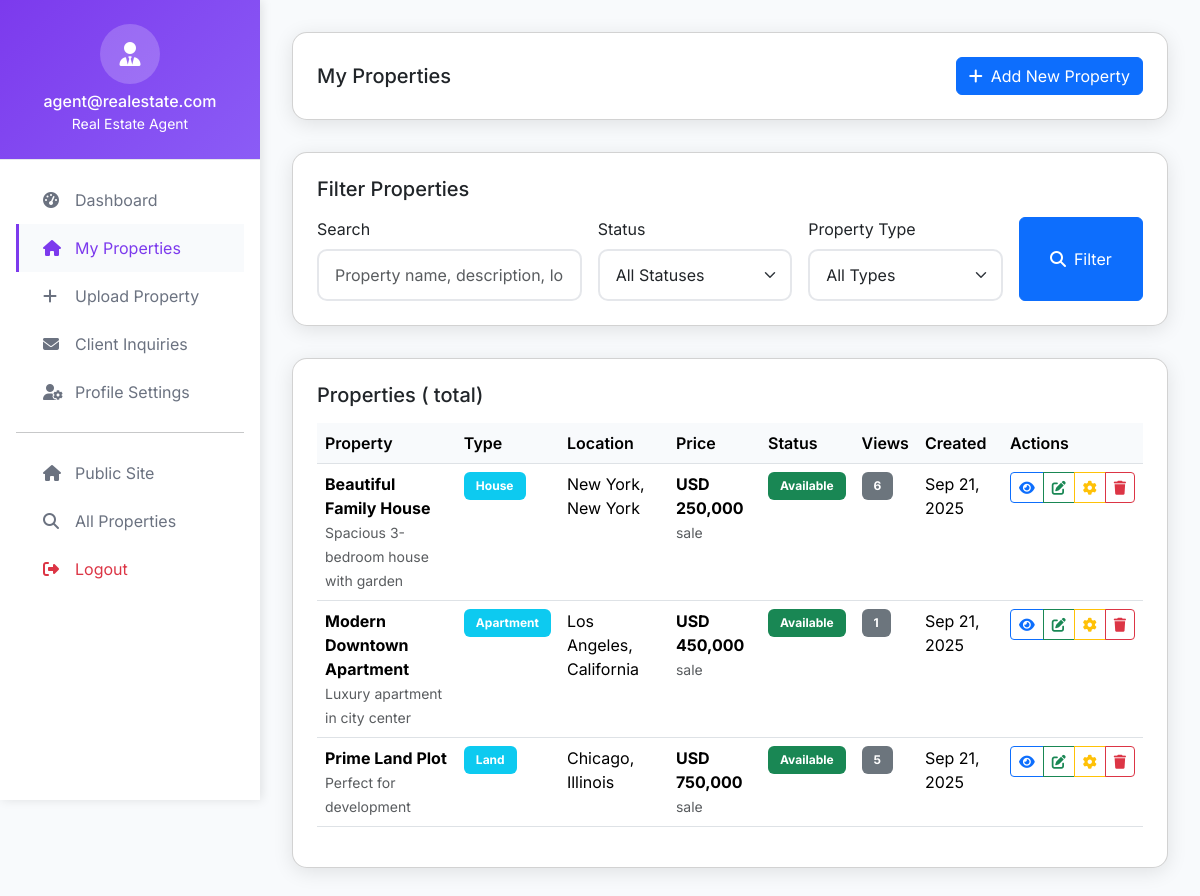
The app's page /agent/properties.php (signed in) with its own data.
### tables this page shows
CREATE TABLE `properties` (
  `id` int(11) NOT NULL AUTO_INCREMENT,
  `propertiesname` varchar(200) NOT NULL,
  `slug` varchar(220) DEFAULT NULL,
  `description` text DEFAULT NULL,
  `price_id` int(11) NOT NULL,
  `user_id` int(11) NOT NULL,
  `property_type_id` int(11) NOT NULL,
  `location_id` int(11) NOT NULL,
  `status` enum('available','sold','rented','pending','inactive') DEFAULT 'available',
  `status_reason` varchar(255) DEFAULT NULL,
  `bedrooms` int(11) DEFAULT 0,
  `bathrooms` int(11) DEFAULT 0,
  `area_sqft` int(11) DEFAULT NULL,
  `year_built` year(4) DEFAULT NULL,
  `parking_spaces` int(11) DEFAULT 0,
  `images` text DEFAULT NULL,
  `video_url` varchar(500) DEFAULT NULL,
  `virtual_tour_url` varchar(500) DEFAULT NULL,
  `floor_plan_url` varchar(500) DEFAULT NULL,
  `energy_rating` varchar(10) DEFAULT NULL,
  `features` longtext DEFAULT NULL CHECK (json_valid(`features`)),
  `address_details` text DEFAULT NULL,
  `hoa_fees` decimal(10,2) DEFAULT NULL,
  `property_tax` decimal(10,2) DEFAULT NULL,
  `insurance_cost` decimal(10,2) DEFAULT NULL,
  `mls_number` varchar(50) DEFAULT NULL,
  `listing_date` date DEFAULT NULL,
  `open_house_date` date DEFAULT NULL,
  `open_house_time` time DEFAULT NULL,
  `is_featured` tinyint(1) DEFAULT 0,
  `views_count` int(11) DEFAULT 0,
  `created_at` timestamp NOT NULL DEFAULT current_timestamp(),
  `updated_at` timestamp NOT NULL DEFAULT current_timestamp() ON UPDATE current_timestamp(),
  PRIMARY KEY (`id`),
  UNIQUE KEY `uk_slug` (`slug`),
  KEY `idx_user` (`user_id`),
  KEY `idx_property_type` (`property_type_id`),
  KEY `idx_location` (`location_id`),
  KEY `idx_price` (`price_id`),
  KEY `idx_status` (`status`),
  KEY `idx_featured` (`is_featured`),
  KEY `idx_status_featured` (`status`, `is_featured`),
  KEY `idx_type_location` (`property_type_id`, `location_id`),
  KEY `idx_price_bedrooms` (`price_id`, `bedrooms`),
  KEY `idx_search_filter` (`status`, `property_type_id`, `location_id`, `price_id`),
  KEY `idx_property_details` (`bedrooms`, `bathrooms`, `area_sqft`),
  KEY `idx_listing_date` (`listing_date`, `created_at`),
  FULLTEXT KEY `ft_search` (`propertiesname`, `description`)
);

CREATE TABLE `property_types` (
  `id` int(11) NOT NULL AUTO_INCREMENT,
  `type_name` varchar(50) NOT NULL,
  `description` text DEFAULT NULL,
  `icon` varchar(100) DEFAULT NULL,
  `sort_order` int(11) DEFAULT 0,
  `is_active` tinyint(1) DEFAULT 1,
  `created_at` timestamp NOT NULL DEFAULT current_timestamp(),
  PRIMARY KEY (`id`),
  UNIQUE KEY `uk_type_name` (`type_name`)
);

CREATE TABLE `locations` (
  `id` int(11) NOT NULL AUTO_INCREMENT,
  `city` varchar(100) NOT NULL,
  `region` varchar(100) NOT NULL,
  `country` varchar(100) DEFAULT 'USA',
  `postal_code` varchar(20) DEFAULT NULL,
  `latitude` decimal(10,8) DEFAULT NULL,
  `longitude` decimal(11,8) DEFAULT NULL,
  `is_active` tinyint(1) DEFAULT 1,
  `created_at` timestamp NOT NULL DEFAULT current_timestamp(),
  PRIMARY KEY (`id`),
  UNIQUE KEY `uk_location` (`city`, `region`, `country`),
  KEY `idx_city` (`city`)
);

CREATE TABLE `prices` (
  `id` int(11) NOT NULL AUTO_INCREMENT,
  `amount` decimal(15,2) NOT NULL,
  `currency` varchar(3) DEFAULT 'USD',
  `price_type` enum('sale','rent_monthly','rent_weekly','rent_daily') DEFAULT 'sale',
  `is_negotiable` tinyint(1) DEFAULT 1,
  `created_at` timestamp NOT NULL DEFAULT current_timestamp(),
  `updated_at` timestamp NOT NULL DEFAULT current_timestamp() ON UPDATE current_timestamp(),
  PRIMARY KEY (`id`),
  KEY `idx_amount` (`amount`),
  KEY `idx_price_type` (`price_type`)
);

### agent/properties.php (the view, shortened to what this page needs)
<?php
include('../Database/connection.php');
$user_id = getUserId();
$search = isset($_GET['search']) ? trim($_GET['search']) : '';
$page = isset($_GET['page']) ? (int)$_GET['page'] : 1;
$per_page = 10;
$sql = "SELECT p.id, p.propertiesname, p.description, p.status, p.is_featured, p.views_count, p.created_at, p.updated_at,
               pr.amount as price, pr.currency, pr.price_type,
               pt.type_name as property_type,
               l.city, l.region, l.country
        FROM properties p
        JOIN prices pr ON p.price_id = pr.id
        JOIN property_types pt ON p.property_type_id = pt.id
        JOIN locations l ON p.location_id = l.id
        WHERE p.user_id = ?";
$types = 'i';
$values = [$user_id];
$sql .= " ORDER BY p.created_at DESC";
$count_sql = str_replace("SELECT p.id, p.propertiesname, p.description, p.status, p.is_featured, p.views_count, p.created_at, p.updated_at, pr.amount as price, pr.currency, pr.price_type, pt.type_name as property_type, l.city, l.region, l.country", "SELECT COUNT(*) as total", $sql);
$total_properties = 0;
if ($count_stmt = $conn->prepare($count_sql)) {
    if (!empty($values)) {
        $refs = [];
        foreach ($values as $key => $val) $refs[$key] = &$values[$key];
        array_unshift($refs, $types);
        call_user_func_array([$count_stmt, 'bind_param'], $refs);
    }
    $count_stmt->execute();
    $count_result = $count_stmt->get_result();
    if ($count_result) {
        $total_properties = $count_result->fetch_assoc()['total'];
    }
}
$offset = ($page - 1) * $per_page;
$sql .= " LIMIT $per_page OFFSET $offset";
$properties = [];
if ($stmt = $conn->prepare($sql)) {
    if (!empty($values)) {
        $refs = [];
        foreach ($values as $key => $val) $refs[$key] = &$values[$key];
        array_unshift($refs, $types);
        call_user_func_array([$stmt, 'bind_param'], $refs);
    }
    $stmt->execute();
    $result = $stmt->get_result();
    if ($result) {
        $properties = $result->fetch_all(MYSQLI_ASSOC);
    }
}
?>
<!DOCTYPE html>
<html lang="en">
<head>
    <link rel="stylesheet" href="../bootstrap-5.3.7-dist/css/bootstrap.min.css">
    <link rel="stylesheet" href="https://cdnjs.cloudflare.com/ajax/libs/font-awesome/6.5.0/css/all.min.css">
</head>
<body>
<?php include('includes/agent_nav.php'); ?>
<div class="main-content">
    <div class="card">
        <div class="d-flex justify-content-between align-items-center">
            <h5 class="mb-0">My Properties</h5>
            <div>
                <a href="upload_property.php" class="btn btn-primary">
                    <i class="fas fa-plus me-2"></i>Add New Property
                </a>
            </div>
        </div>
    </div>
    <div class="card">
        <h5 class="mb-3">Filter Properties</h5>
        <form method="GET" class="row g-3">
            <div class="col-md-4">
                <label for="search" class="form-label">Search</label>
                <input type="text" name="search" value="<?= htmlspecialchars($search); ?>" class="form-control" placeholder="Property name, description, location">
            </div>
            <div class="col-md-3">
                <label for="status" class="form-label">Status</label>
                <select name="status" class="form-select">
                    <option value="">All Statuses</option>
                </select>
            </div>
            <div class="col-md-3">
                <label for="type" class="form-label">Property Type</label>
                <select name="type" class="form-select">
                    <option value="">All Types</option>
                </select>
            </div>
            <div class="col-md-2 d-grid">
                <button type="submit" class="btn btn-primary">
                    <i class="fas fa-search me-2"></i>Filter
                </button>
            </div>
        </form>
    </div>
    <div class="card">
        <h5 class="mb-3">Properties (<?= $total_properties; ?> total)</h5>
        <div class="table-responsive">
            <table class="table table-hover">
                <thead>
                    <tr>
                        <th>Property</th>
                        <th>Type</th>
                        <th>Location</th>
                        <th>Price</th>
                        <th>Status</th>
                        <th>Views</th>
                        <th>Created</th>
                        <th>Actions</th>
                    </tr>
                </thead>
                <tbody>
                    <?php if (!empty($properties)): ?>
                        <?php foreach ($properties as $property): ?>
                            <tr>
                                <td>
                                    <div>
                                        <strong><?= htmlspecialchars($property['propertiesname']); ?></strong>
                                        <br>
                                        <small class="text-muted"><?= htmlspecialchars(substr($property['description'], 0, 50)) . (strlen($property['description']) > 50 ? '...' : ''); ?></small>
                                    </div>
                                </td>
                                <td>
                                    <span class="badge bg-info"><?= htmlspecialchars($property['property_type']); ?></span>
                                </td>
                                <td>
                                    <?= htmlspecialchars($property['city'] . ', ' . $property['region']); ?>
                                </td>
                                <td>
                                    <strong><?= htmlspecialchars($property['currency']); ?> <?= number_format($property['price']); ?></strong>
                                    <br>
                                    <small class="text-muted"><?= htmlspecialchars($property['price_type']); ?></small>
                                </td>
                                <td>
                                    <span class="badge bg-<?= $property['status'] === 'available' ? 'success' : ($property['status'] === 'sold' ? 'danger' : ($property['status'] === 'pending' ? 'warning' : 'secondary')); ?>">
                                        <?= ucfirst($property['status']); ?>
                                    </span>
                                </td>
                                <td>
                                    <span class="badge bg-secondary"><?= $property['views_count']; ?></span>
                                </td>
                                <td>
                                    <?= date('M j, Y', strtotime($property['created_at'])); ?>
                                </td>
                                <td>
                                    <div class="btn-group" role="group">
                                        <a href="../property_details.php?id=<?= $property['id']; ?>" class="btn btn-sm btn-outline-primary" target="_blank">
                                            <i class="fas fa-eye"></i>
                                        </a>
                                        <a href="edit_property.php?id=<?= $property['id']; ?>" class="btn btn-sm btn-outline-success">
                                            <i class="fas fa-edit"></i>
                                        </a>
                                        <button type="button" class="btn btn-sm btn-outline-warning" data-bs-toggle="modal" data-bs-target="#statusModal<?= $property['id']; ?>">
                                            <i class="fas fa-cog"></i>
                                        </button>
                                        <button type="button" class="btn btn-sm btn-outline-danger" data-bs-toggle="modal" data-bs-target="#deleteModal<?= $property['id']; ?>">
                                            <i class="fas fa-trash"></i>
                                        </button>
                                    </div>
                                </td>
                            </tr>
                        <?php endforeach; ?>
                    <?php endif; ?>
                </tbody>
            </table>
        </div>
    </div>
</div>
</body>
</html>

### agent/properties.php (style rules this page uses)
:root { --agent-color: #7c3aed; --primary-color: #2563eb; --success-color: #10b981; --warning-color: #f59e0b; --danger-color: #ef4444; --dark-color: #1f2937; --light-color: #f8fafc; --text-muted: #6b7280; }
body { font-family: 'Inter', sans-serif; background-color: var(--light-color); }
.main-content { margin-left: 260px; min-height: 100vh; padding: 2rem; }
.card { background: white; border-radius: 15px; padding: 1.5rem; box-shadow: 0 4px 20px rgba(0, 0, 0, 0.1); margin-bottom: 2rem; }
.form-control, .form-select { border: 2px solid #e5e7eb; border-radius: 10px; padding: 12px 16px; }
.table th { border-top: none; font-weight: 600; background: var(--light-color); }
.badge { font-size: 0.75rem; padding: 0.5rem 0.75rem; }

### records on screen
properties: propertiesname "Beautiful Family House", description "Spacious 3-bedroom house with garden", property_type.type_name "House", location.region "New York, New York", price.currency "USD", price.amount "250,000", price.price_type "sale", status "Available", views_count "6", created_at "Sep 21, 2025"
properties: propertiesname "Modern Downtown Apartment", description "Luxury apartment in city center", property_type.type_name "Apartment", location.region "Los Angeles, California", price.currency "USD", price.amount "450,000", price.price_type "sale", status "Available", views_count "1", created_at "Sep 21, 2025"
properties: propertiesname "Prime Land Plot", description "Perfect for development", property_type.type_name "Land", location.region "Chicago, Illinois", price.currency "USD", price.amount "750,000", price.price_type "sale", status "Available", views_count "5", created_at "Sep 21, 2025"

### other values on screen
$_SESSION['user_email'] "agent@realestate.com"
